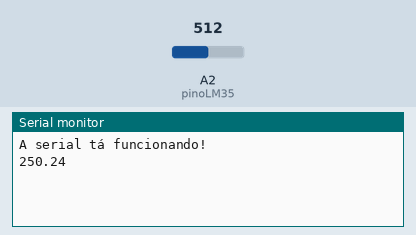
The sketch below on a simulated Arduino Uno, built with avr-gcc and run on an emulated ATmega328P. Shown: the last lines printed to the serial monitor. The test bench sets the inputs (shaded band); at power-on: A2 (pinoLM35) = 512.

Above: at 1.2 s.
1.3 s: A2 (pinoLM35) set to 716
At 2.7 s:
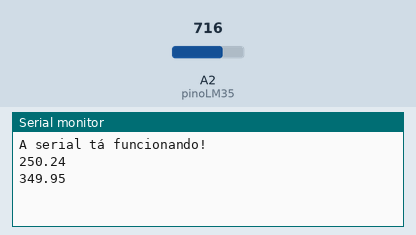
2.8 s: A2 (pinoLM35) set to 900
At 5.2 s:
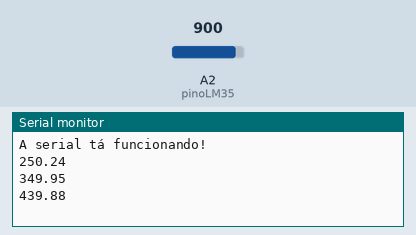
Timing chart, 0 to 6.7 s (numbered marks = the images above; inputs shaded):
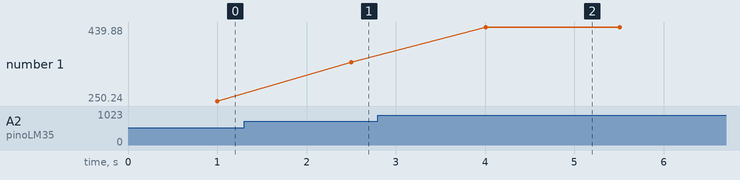

The sketch:

LM35-sketch.ino
```cpp
// Aqui vai ser basicamente a leitura de temperatura de um LM35, convertendo o valor de tensão para graus Celisius, extremamente simples


int pinoLM35 = A2;
float temperatura = 0;

float mediaTemperatura(int pinoSensor){ //essa função retornará uma média de 10 amostras da temperatura ambiente, para não haver tanta variação assim

  float temp = 0;

  for(int i = 0; i < 10; i++){

    temp += analogRead(pinoSensor) * ((5.0/1023.0) * 100.0);

    delay(100);
  }

  return temp / 10.0;

}

void setup() {
  Serial.begin(9600);
  Serial.println("A serial tá funcionando!");
  pinMode(pinoLM35, INPUT);
}

void loop() {

  temperatura = mediaTemperatura(pinoLM35);
  Serial.println(temperatura);

  delay(500);

}

// É importante citar que: como o sensor é analógico, a temperatura varia seguidamente
```

Measured:
- after the input at 1.3 s, the serial monitor: prints a new line after 1.2 s (image 1)
- after the input at 2.8 s, the serial monitor: prints a new line after 1.2 s (image 2)
- plotted number 1: 250.24 → 349.95 after the input at 1.3 s, 349.95 → 439.88 after the input at 2.8 s
